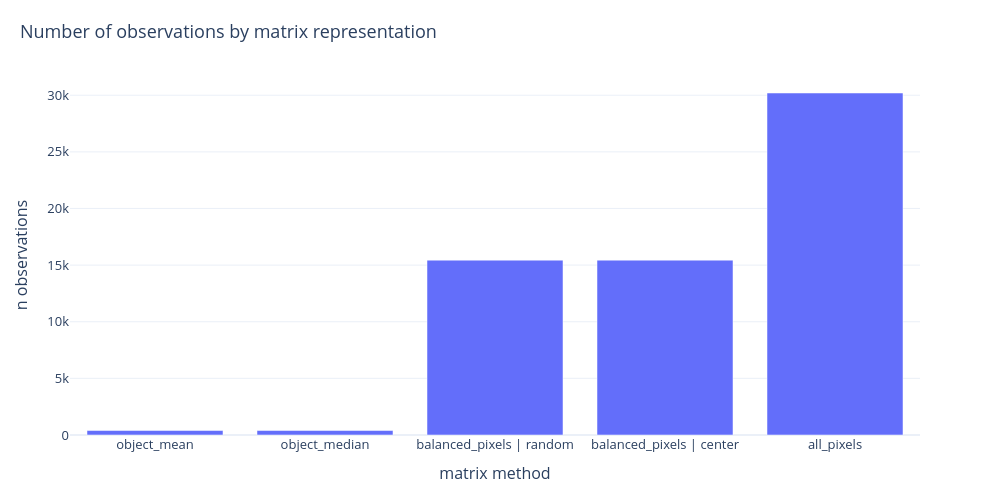

Here is the notebook cell this chart was saved with:
### Code cell
plot_bar_values(
    x=matrix_summary_df["matrix_method"].astype(str)
      + matrix_summary_df["balanced_pixel_strategy"].fillna("").map(lambda s: f" | {s}" if s else ""),
    y=matrix_summary_df["n_observations"],
    title="Number of observations by matrix representation",
    x_title="matrix method",
    y_title="n observations",
    show=True,
)

### Figure 1 — Plotly figure (JSON) as saved in the notebook; plotly's stock layout.template omitted (floating-point values rounded to 4 significant figures)
{"data": [{"hovertemplate": "%{x}<br>%{y}<extra></extra>", "type": "bar", "x": ["object_mean", "object_median", "balanced_pixels | random", "balanced_pixels | center", "all_pixels"], "y": [394, 394, 15440, 15440, 30197]}], "layout": {"font": {"size": 13}, "height": 500, "hoverlabel": {"namelength": -1}, "margin": {"b": 65, "l": 70, "r": 80, "t": 75}, "title": {"font": {"size": 18}, "text": "Number of observations by matrix representation", "x": 0.02}, "width": 1000, "xaxis": {"title": {"text": "matrix method"}}, "yaxis": {"title": {"text": "n observations"}}}}
